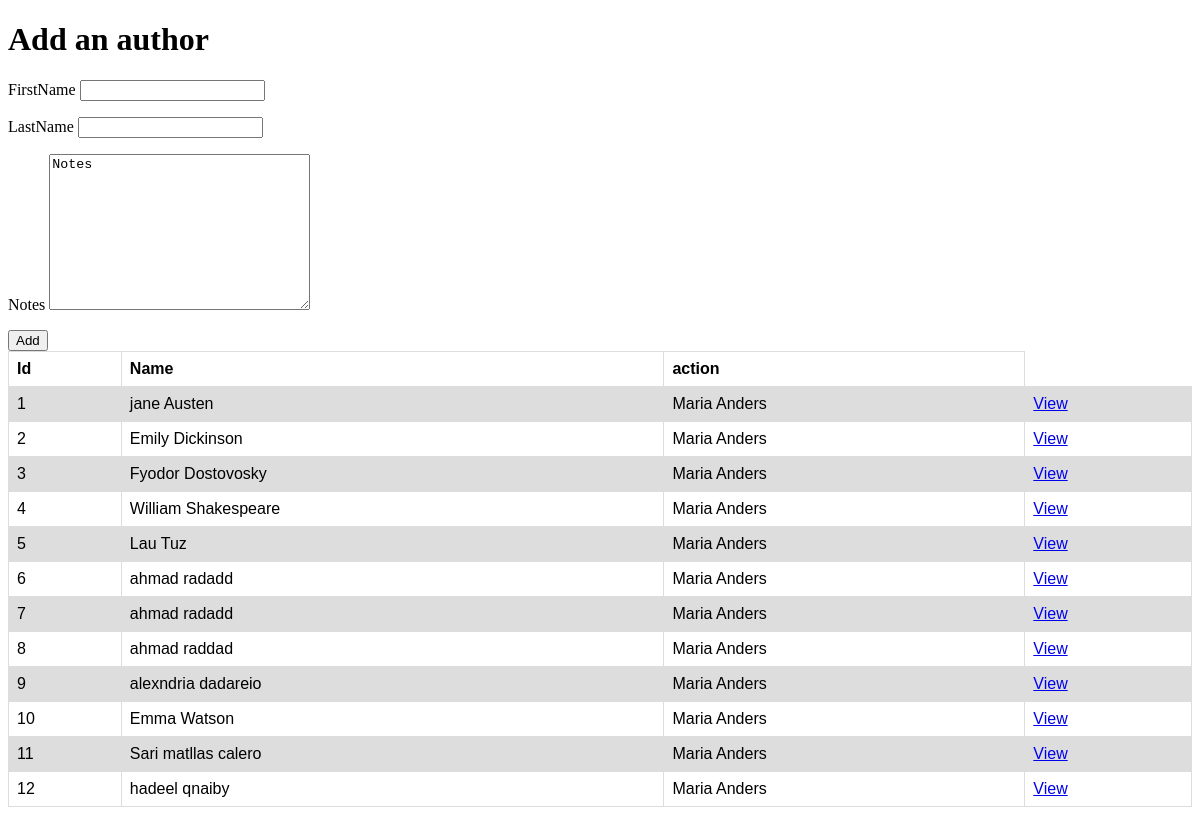
The page /author on the database its author committed.
### booka_app/models.py (models this page shows)
class Author(models.Model):
    first_name=models.CharField(max_length=255)
    last_name=models.CharField(max_length=255)
    books = models.ManyToManyField(Book, related_name="authors")
    notes=models.CharField(max_length=255,null=True)
    created_at=models.DateTimeField(auto_now_add=True)
    Updated_at=models.DateTimeField(auto_now=True)

### booka_app/views.py (the view)
# urls.py: path('author',views.author),
def author(request):
    context = {
    "author": Author.objects.all(),
    }
    return render(request,"author.html",context)

### booka_app/templates/author.html (shortened to what this page needs)
<!DOCTYPE html>
<html lang="en">
<head>
    {% load staticfiles %}
</head>
<body>
    <form action="/add_author" method="POST">
        <h1>Add an author</h1>
        <p>FirstName <input type="text" name="fname" > </p>
        <p>LastName <input type="text" name="lname" > </p>
       <p>Notes <textarea name="note"  cols="30" rows="10">Notes</textarea></p>
       <button type="submit" >Add</button>
       <table>
        <tr>
          <th>Id   </th>
          <th>Name</th>
          <th>action</th>
        </tr>
        {% for i in author %}
        <tr>
            <td> {{i.id}} </td>
          <td>{{i.first_name}} {{i.last_name}}</td>
          <td>Maria Anders</td>
          <td> <a href="/authors/{{i.id}}">View</a> </td>
        </tr>
        {% endfor %}
      </table>
    </form>
</body>
</html>

### booka_app/templates/author.html (style rules this page uses)
table { font-family: arial, sans-serif; border-collapse: collapse; width: 100%; }
td, th { border: 1px solid #dddddd; text-align: left; padding: 8px; }
tr:nth-child(even) { background-color: #dddddd; }

### rows shown on the page
Author: id "1", first_name "jane", last_name "Austen"
Author: id "2", first_name "Emily", last_name "Dickinson"
Author: id "3", first_name "Fyodor", last_name "Dostovosky"
Author: id "4", first_name "William", last_name "Shakespeare"
Author: id "5", first_name "Lau", last_name "Tuz"
Author: id "6", first_name "ahmad", last_name "radadd"
Author: id "7", first_name "ahmad", last_name "radadd"
Author: id "8", first_name "ahmad", last_name "raddad"
Author: id "9", first_name "alexndria", last_name "dadareio"
Author: id "10", first_name "Emma", last_name "Watson"
Author: id "11", first_name "Sari matllas", last_name "calero"
Author: id "12", first_name "hadeel", last_name "qnaiby"
